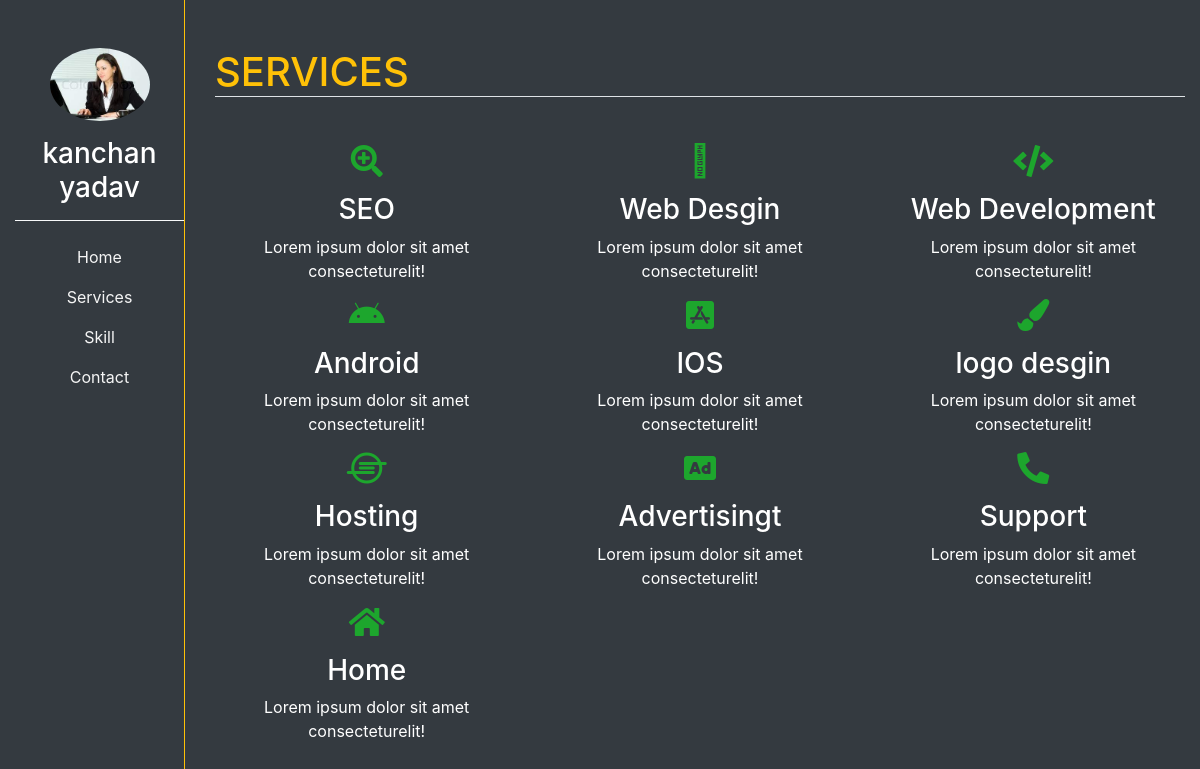
The page /service/services/ on the database its author committed.
### service/models.py (models this page shows)
class Service(models.Model):
    icon=models.CharField(max_length=100)
    heading=models.CharField(max_length=100)
    discription=models.TextField()

### service/views.py (the view)
# urls.py: path('services/', views.services, name='services')
def services(request):
    context = Service.objects.all()
    return render (request, 'service/services.html', {'context':context})

### service/templates/service/services.html
{% extends 'core/base.html' %}
{% block content %}
<div class="mt-5">
    <h1 class="text-warning mb-5 border-bottom">SERVICES</h1>
    <div class="row text-center text-white mb-5">
        {% for service in  context %}
        <div class="col-sm-4">
            <i class="{{service.icon}} fa-2x mb-3 i-colo"></i>
            <h3>{{service.heading}}</h3>
            <p>{{service.discription}}</p>
        </div>
        {% endfor %}
    </div>
</div>
{% endblock content %}

### core/static/core/css/core.css (style rules this page uses)
html,body { height: 100%; }
.i-colo { color: rgb(29, 166, 45); }

### rows shown on the page
Service: heading "SEO", discription "Lorem ipsum dolor sit amet consecteturelit!"
Service: heading "Web Desgin", discription "Lorem ipsum dolor sit amet consecteturelit!"
Service: heading "Web Development", discription "Lorem ipsum dolor sit amet consecteturelit!"
Service: heading "Android", discription "Lorem ipsum dolor sit amet consecteturelit!"
Service: heading "IOS", discription "Lorem ipsum dolor sit amet consecteturelit!"
Service: heading "logo desgin", discription "Lorem ipsum dolor sit amet consecteturelit!"
Service: heading "Hosting", discription "Lorem ipsum dolor sit amet consecteturelit!"
Service: heading "Advertisingt", discription "Lorem ipsum dolor sit amet consecteturelit!"
Service: heading "Support", discription "Lorem ipsum dolor sit amet consecteturelit!"
Service: heading "Home", discription "Lorem ipsum dolor sit amet consecteturelit!"
